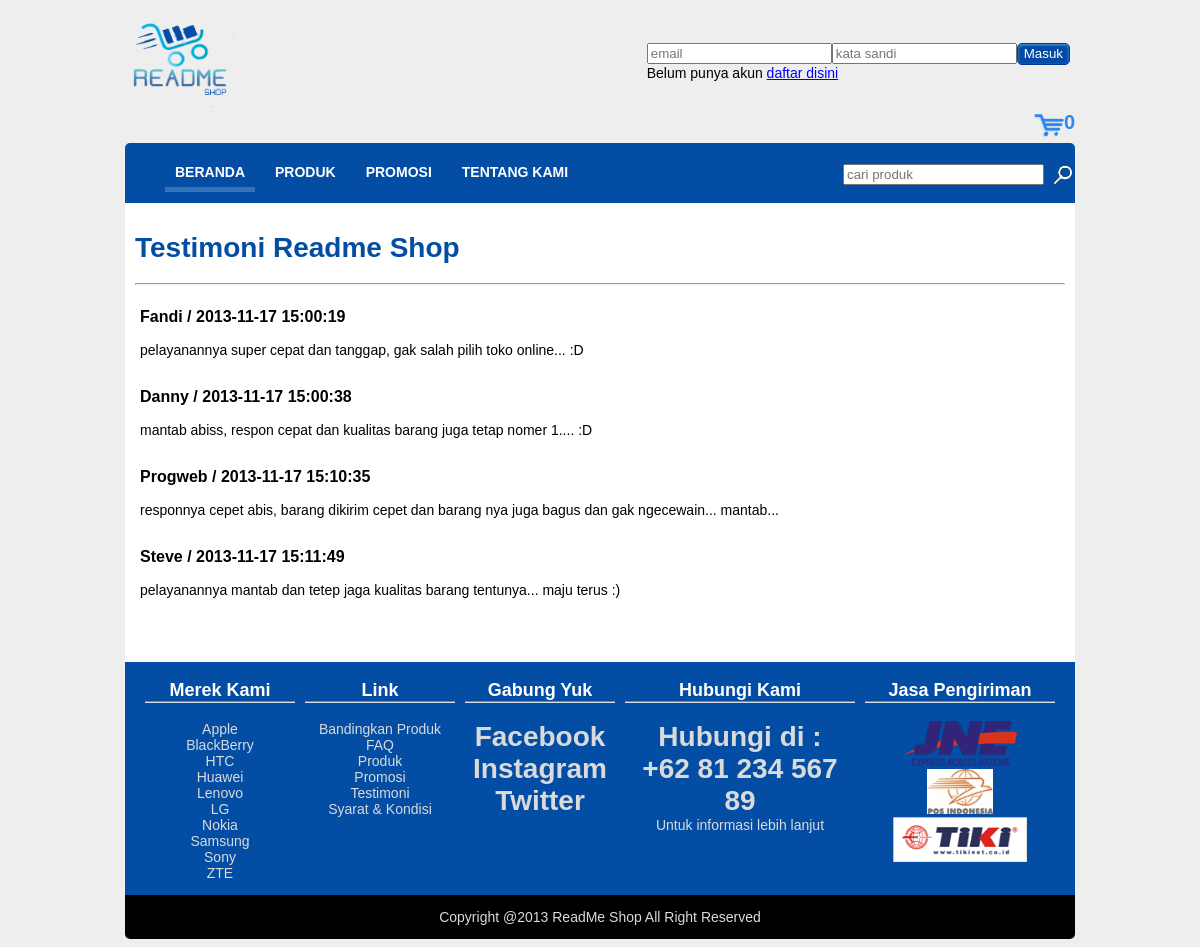
Before: /testimoni.php with the older database file.
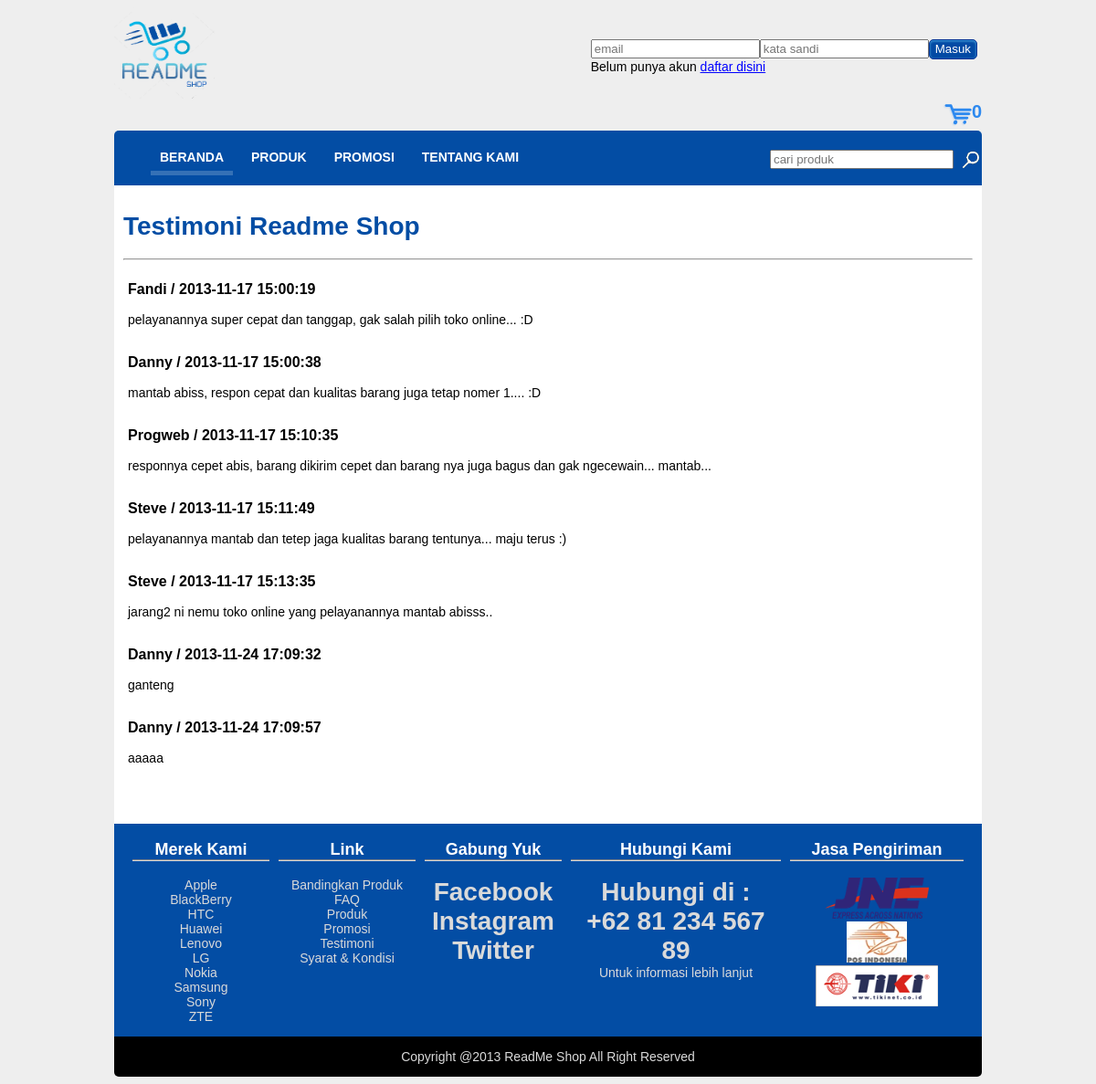
After: the same page with the newer database file.
### tables this page shows
CREATE TABLE IF NOT EXISTS `testimoni` (
  `id` int(11) NOT NULL AUTO_INCREMENT,
  `id_pengguna` int(11) NOT NULL,
  `waktu` timestamp NOT NULL DEFAULT CURRENT_TIMESTAMP,
  `isi` varchar(1000) NOT NULL,
  PRIMARY KEY (`id`)
);

CREATE TABLE IF NOT EXISTS `pengguna` (
  `id` int(11) NOT NULL AUTO_INCREMENT,
  `nama_pengguna` varchar(50) NOT NULL,
  `email` varchar(100) NOT NULL,
  `password` varchar(100) NOT NULL,
  `alamat` varchar(100) NOT NULL,
  `kota` varchar(50) NOT NULL,
  `telepon` varchar(25) NOT NULL,
  PRIMARY KEY (`id`)
);

### testimoni.php (the view, shortened to what this page needs)
<!DOCTYPE html>
<html lang="en">
<head>
    <link rel="stylesheet" href="css/960_24_col.css" />
    <link rel="stylesheet" href="css/style.css" />
    <link rel="stylesheet" href="css/testimoni.css" />
</head>
<body>
    <div id="header">
        <div class="container_24">
            <div class="grid_4">
                <img src="images/readmeshoplogo.png" height="100" width="110"/>
            </div>
            <?php
                include("login.php");
            ?>
            <?php include ("myCart.php") ?>
            <div class="grid_24" id="header_nav">
                <ul class="lavaLamp">
                    <li class="current"><a href="index.php">Beranda</a> </li>
                    <li><a href="produk.php">Produk </a></li>
                    <li><a href="promosi.php">Promosi </a></li>
                    <li><a href="tentangkami.php">Tentang kami </a></li>
                </ul>
                <div id="formsearch" class="grid_6">
                    <form accept-charset="utf-8" method="post" action="cari.php">
                    <table>
                        <tbody>
                            <tr>
                                <td>
                                    <input id="textsearch" type="search" required x-moz-errormessage="Inputan jangan kosong !" size="22" value="" name="search" placeholder="cari produk"></input>
                                </td>
                                <td>
                                    <input id="buttonsearch" type="submit" style="cursor:pointer;" value="" name=""></input>
                                </td>
                            </tr>
                        </tbody>
                    </table>
                    </form>
                </div>
            </div>
        </div>
    </div>
    <div id="content">
        <div class="container_24">
            <div id="contentarea" class="grid_24">
                <h1>Testimoni Readme Shop</h1>
                <?php
                    require("koneksi.php");
                    $sql = "SELECT nama_pengguna, waktu, isi FROM testimoni, pengguna WHERE pengguna.id = testimoni.id_pengguna";
                    $result = mysqli_query($koneksi,$sql);
                    $found = mysqli_num_rows($result);
                    echo"<hr/>";
                    if($found > 0){
                        while ($data = mysqli_fetch_assoc($result)) {
                            echo "<div class='grid_18'>";
                            echo"<p id='titletestimoni'>".$data['nama_pengguna']." / ".$data['waktu']."</p>";
                            echo"<p>".$data['isi']."</p>";
                            echo "</div><div class='clear'></div>";
                        }
                    }
                    else{
                        echo "<div class='grid_18'>";
                        echo"<p>Belum ada testimoni</p>";
                        echo "</div><div class='clear'></div>";
                    }
                 ?>
            </div>
        </div>
    </div>
    <?php
        require("footer.php");
    ?>
</body>
</html>

### login.php (shortened to what this page needs)
<?php
    require("koneksi.php");
    if(!empty($_SESSION['user'])) {
        echo "<div id='login' class='grid_20'>";
        echo "<form id='formlogin' class='right' action='logout.php' method='post'>";
        echo "<img class='ava left' src='images/avatar.jpg' width: '64px' height='64px'>";
        $sql = "SELECT password,nama_pengguna FROM pengguna WHERE id ='".$_SESSION['user']."'";
        $result = mysqli_query($koneksi,$sql);
        $data = mysqli_fetch_assoc($result);
        $t_hasher = new PasswordHash(8, FALSE);
        $check=0;
        if($_SESSION['user']==1){
        $check = $t_hasher->CheckPassword($_SESSION['password'],$data['password']);
        }
        if($check==1){
            echo "<span id='penyapa'>Selamat datang,<br><a href='penggunaadmin.php'>".$data['nama_pengguna']."</a></span></br>";
        }else{
        echo "<span id='penyapa'>Selamat Datang, <br/><a href='profil.php'>".$data['nama_pengguna']."</a></span></br>";
        }
        echo "<input class='right logout' id='buttonlogin' type='submit' value='Keluar'>";
        echo "</form></div>";
        echo "<div class='clear'><br><br></div>";
    }
    else {
        echo "<div id='login' class='grid_20'>";
        echo "<form id='formlogin' class='right' action='".$_SESSION['actionlogin']."' method='post'>";
        echo "<input type='text' name='username' placeholder='email'>";
        echo "<input type='password' name='password' placeholder='kata sandi'>";
        echo "<input id='buttonlogin' type='submit' value='Masuk'>";
        echo "<br/>Belum punya akun <a href='daftar.php'>daftar disini</a>";
        echo "</form></div>";
    }
?>

### myCart.php (shortened to what this page needs)
<div class="grid_24 notop" >
    <h4 class="right nobottom" id="cart">
        <span class="cart_icon left"></span>
        <span class="left"><?php
	        	if (!empty($_SESSION['cart'])) {
	        		echo count($_SESSION['cart']);
	        	}
	        	else
	        	{
	        		echo "0";
	        	}
        	?></span>
    </h4>
</div>

### footer.php (shortened to what this page needs)
<div id="footer">
        <div class="container_24">
            <div class="grid_24" id="footerarea">
                <div class="grid_4 footerleft">
		    <p class="textfootertitle center">Merek Kami</p>
		    <ul class="center hover">
			<?php
                                $url = "produk.php";
                        ?>
                        <li><a class="textfooterinfo" href="<?php echo $url . "?merk=apple";?>">Apple</a></li>
                        <li><a class="textfooterinfo" href="<?php echo $url . "?merk=BlackBerry"; ?> ">BlackBerry</a></li>
                        <li><a class="textfooterinfo" href="<?php echo $url . "?merk=HTC"; ?> ">HTC</a></li>
                        <li><a class="textfooterinfo" href="<?php echo $url . "?merk=Huawei"; ?> ">Huawei</a></li>
                        <li><a class="textfooterinfo" href="<?php echo $url . "?merk=Lenovo"; ?> ">Lenovo</a></li>
                        <li><a class="textfooterinfo" href="<?php echo $url . "?merk=LG"; ?> ">LG</a></li>
                        <li><a class="textfooterinfo" href="<?php echo $url . "?merk=Nokia"; ?> ">Nokia</a></li>
                        <li><a class="textfooterinfo" href="<?php echo $url . "?merk=Samsung"; ?> " > Samsung</a></li>
                        <li><a class="textfooterinfo" href="<?php echo $url . "?merk=Sony"; ?> ">Sony</a></li>
                        <li><a class="textfooterinfo" href="<?php echo $url . "?merk=ZTE"; ?> ">ZTE</a></li>
                    </ul>
		</div>
                <div class="grid_4">
		    <p class="textfootertitle center">Link</p>
		    <ul class="center hover">
                        <li><a class="textfooterinfo" href="compare.php">Bandingkan Produk</a></li>
                        <li><a class="textfooterinfo" href="faq.php">FAQ</a></li>
			<li><a class="textfooterinfo" href="produk.php">Produk</a></li>
                        <li><a class="textfooterinfo" href="promosi.php">Promosi</a></li>
                        <li><a class="textfooterinfo" href="testimoni.php">Testimoni</a></li>
                        <li><a class="textfooterinfo" href="syarat&kondisi.php">Syarat & Kondisi</a></li>
                    </ul>
		</div>
                <div class="grid_4">
		    <p class="textfootertitle center">Gabung Yuk</p>
		    <ul class="center hover">
			<li><a class="textfooterinfo textfooterbig" href="http://www.facebook.com" target="blank">Facebook</a></li>
                        <li><a class="textfooterinfo textfooterbig" href="http://www.instagram.com" target="blank">Instagram</a></li>
                        <li><a class="textfooterinfo textfooterbig" href="http://www.twitter.com" target="blank">Twitter</a></li>
                    </ul>
		</div>
                 <div class="grid_6">
		    <p class="textfootertitle center">Hubungi Kami</p>
		    <ul class="center">
			<li class="texthotline textfooterbig">Hubungi di :</li>
                        <li class="texthotline textfooterbig">+62 81 234 567 89</li>
                         <li class="texthotline">Untuk informasi lebih lanjut</li>
                    </ul>
		</div>
                 <div class="grid_5">
		    <p class="textfootertitle center">Jasa Pengiriman</p>
		    <ul class="center hover">
			<li><a class="textfooterinfo" href="http://www.jne.co.id" target="blank">
                            <img src="images/JNE.png">
                        </a></li>
                        <li><a class="textfooterinfo" href="http://www.posindonesia.co.id" target="blank">
                            <img src="images/POS.jpg">
                        </a></li>
                        <li><a class="textfooterinfo" href="http://www.tiki-online.com" target="blank">
                            <img src="images/TIKI.png">
                        </a></li>
                    </ul>
		</div>
            </div>
            <div class="grid_24" id="copyright">
                <p id="copyrighttext" class="center">
                    Copyright @2013 ReadMe Shop All Right Reserved
                </p>
            </div>
        </div>
</div>

### css/960_24_col.css (style rules this page uses)
body { min-width: 960px; }
.container_24 { margin-left: auto; margin-right: auto; width: 960px; }
.grid_1, .grid_2, .grid_3, .grid_4, .grid_5, .grid_6, .grid_7, .grid_8, .grid_9, .grid_10, .grid_11, .grid_12, .grid_13, .grid_14, .grid_15, .grid_16, .grid_17, .grid_18, .grid_19, .grid_20, .grid_21, .grid_22, .grid_23, .grid_24 { display: inline; float: left; margin-left: 5px; margin-right: 5px; }
.container_24 .grid_4 { width: 150px; }
.container_24 .grid_5 { width: 190px; }
.container_24 .grid_6 { width: 230px; }
.container_24 .grid_18 { width: 710px; }
.container_24 .grid_20 { width: 790px; }
.container_24 .grid_24 { width: 950px; }
.clearfix:before, .clearfix:after, .container_24:before, .container_24:after { content: '.'; display: block; overflow: hidden; visibility: hidden; font-size: 0; line-height: 0; width: 0; height: 0; }
.clearfix:after, .container_24:after { clear: both; }
.clearfix, .container_24 { zoom: 1; }

### css/style.css (style rules this page uses)
body { font-family: "Calibri",Arial,Helvetica,sans-serif; font-size: 14px; background-color: rgb(238,238,238); }
ul { list-style-type: none; padding-left: 0px; }
.center { text-align: center; }
.right { float: right; }
.left { float: left; }
.notop { margin-top: 0px; }
.nobottom { margin-bottom: 0px; }
#login { height: 50px; padding-top: 35px; }
#formlogin { padding-right: 5px; }
#buttonlogin, #buttontestimoni, #buttonbandingkan, #buttonbeli, #buttonreview, #buttondaftar, #buttonsimpan,.buttonadmin,.buttonTambahOk { background: rgb(3,74,164); box-shadow: 0px 1px 3px 0px rgba(92, 195, 244, 0.8) inset; color: #fff; height: 22px; border: 1px solid rgb(5, 52, 150); border-radius: 5px; padding-bottom: 2px; cursor: pointer; }
a { color: blue; }
#header_nav { background-color: rgb(3,77,164); padding-bottom: 10px; }
#header_nav { border-top-left-radius: 5px; border-top-right-radius: 5px; }
#header_nav ul li { margin-right: 10px; }
#copyright { border-bottom-left-radius: 5px; border-bottom-right-radius: 5px; }
#formsearch { float: right; padding-bottom: 2px; }
#buttonsearch { margin: 0px; border: medium none; height: 28px; width: 28px; background: url("../images/magnify-light.png") no-repeat scroll 0% 0% transparent; }
#footerarea { background-color: rgb(3,77,164); }
.footerleft { margin-left: 20px; }
.textfootertitle { font-size: 18px; font-weight: bold; color:rgb(255,255,255); border-bottom: 2px groove rgb(218,218,218); }
.textfooterinfo { color:rgb(218,218,218); text-decoration: none; }
.textfooterbig { font-size: 28px; font-weight: 600; }
.texthotline { color:rgb(218,218,218); }
#footerarea .grid_5 ul img { height: 45px; }
#copyright { padding-bottom: 0px; background-color: black; }
#copyrighttext, #copyrighttext a { color:rgb(218,218,218); }
.cart_icon { background: url("../images/cart32.png") no-repeat scroll 0% 0% transparent; background-position: 0px -64px; width: 32px; height: 32px; cursor: pointer; }
#cart { margin-top: 0px; color: rgb(45, 137, 239); font-size: 20px; vertical-align: middle; }
.lavaLamp { list-style: none outside none; padding-left:40px; }
.lavaLamp li { float: left; list-style: none; }
.lavaLamp li a { position: relative; overflow: hidden; text-decoration: none; text-transform: uppercase; font: bold 14px arial; color: #fff; outline: none; text-align: center; height: 30px; top: 7px; z-index: 10; letter-spacing: 0; float: left; display: block; margin: auto 10px; }

### css/testimoni.css (style rules this page uses)
#contentarea { background-color: white; width : 930px; padding: 10px; padding-bottom : 50px; }
#contentarea h1 { color: rgb(3,77,164); }
#titletestimoni { font-weight: bold; font-size: 16px; }

Changed rows visible on the page:
added testimoni: id_pengguna.nama_pengguna "Steve", waktu "2013-11-17 15:13:35", isi "jarang2 ni nemu toko online yang pelayanannya mantab abisss.."
added testimoni: id_pengguna.nama_pengguna "Danny", waktu "2013-11-24 17:09:32", isi "ganteng"
added testimoni: id_pengguna.nama_pengguna "Danny", waktu "2013-11-24 17:09:57", isi "aaaaa"
